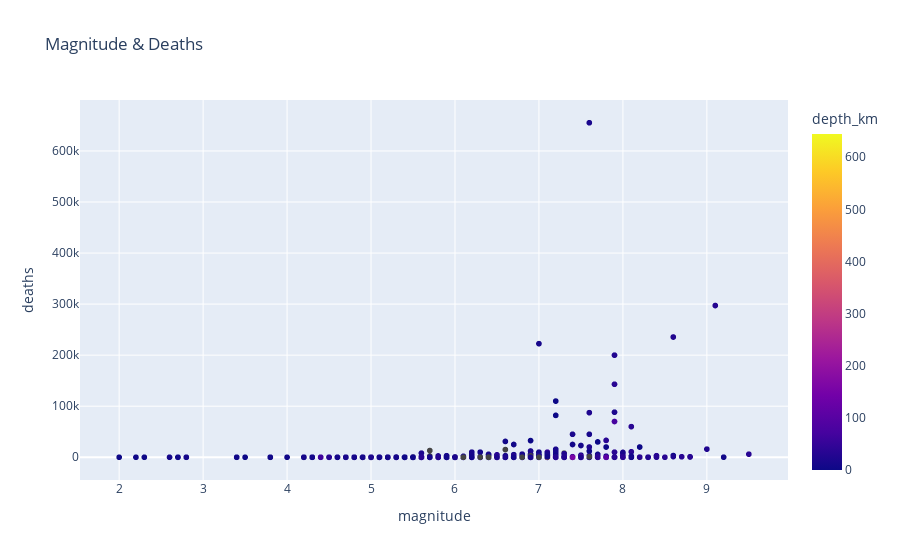

Here is the notebook cell this chart was saved with:
### Code cell
fig = px.scatter(wiki, x='magnitude', y='deaths',color='depth_km',hover_data=wiki, title='Magnitude & Deaths')
fig.show()

### Figure 1 — Plotly figure (JSON) as saved in the notebook; plotly's stock layout.template omitted (floating-point values rounded to 4 significant figures; data arrays with more than 128 entries replaced by an {"elided": "..."} marker saying what was removed)
{"data": [{"customdata": {"elided": "1273x15 mixed values"}, "hovertemplate": "magnitude=%{customdata[5]}<br>deaths=%{customdata[12]}<br>origin=%{customdata[0]}<br>country=%{customdata[1]}<br>lat=%{customdata[2]}<br>long=%{customdata[3]}<br>depth_km=%{marker.color}<br>secondary_effects=%{customdata[6]}<br>pde_shaking_deaths=%{customdata[7]}<br>pde_total_deaths=%{customdata[8]}<br>utsu_total_deaths=%{customdata[9]}<br>emdat_total_deaths=%{customdata[10]}<br>other_source_deaths=%{customdata[11]}<br>magnitude_scale=%{customdata[13]}<br>year=%{customdata[14]}<extra></extra>", "legendgroup": "", "marker": {"color": {"elided": "1273 float values"}, "coloraxis": "coloraxis", "symbol": "circle"}, "mode": "markers", "name": "", "showlegend": false, "type": "scattergl", "x": {"elided": "1273 float values"}, "xaxis": "x", "y": {"elided": "1273 int values"}, "yaxis": "y"}], "layout": {"coloraxis": {"colorbar": {"title": {"text": "depth_km"}}, "colorscale": [[0, "#0d0887"], [0.1111, "#46039f"], [0.2222, "#7201a8"], [0.3333, "#9c179e"], [0.4444, "#bd3786"], [0.5556, "#d8576b"], [0.6667, "#ed7953"], [0.7778, "#fb9f3a"], [0.8889, "#fdca26"], [1, "#f0f921"]]}, "legend": {"tracegroupgap": 0}, "title": {"text": "Magnitude & Deaths"}, "xaxis": {"anchor": "y", "domain": [0, 1], "title": {"text": "magnitude"}}, "yaxis": {"anchor": "x", "domain": [0, 1], "title": {"text": "deaths"}}}}
